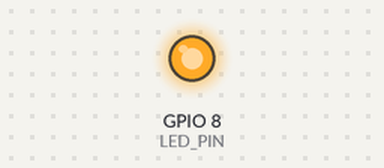
Bench run of a sketch on a simulated ESP32-C3. Parts: output pins drawn as LEDs (lit = HIGH). Dashed ring = blinking.

Above: at 0.5 s.
At 2.2 s:
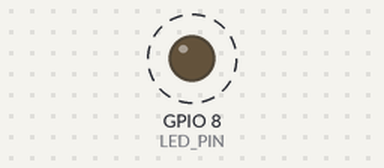
Timing chart, 0 to 3.0 s (numbered marks = the images above):
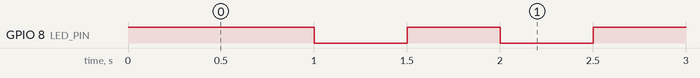

Measured:
- by itself, GPIO 8 (LED_PIN): alternates HIGH for 0.50 s and LOW for 0.50 s

The sketch:

sketch_feb14aesp32.ino
```cpp
/*******************************************************************
 * ESP32-C3 Super Mini: "Team Sync" PID Tuner & UART Bridge
 * UPGRADED: Echo-cancellation and bundled packet limits for 0 lag.
 *******************************************************************/

#include <WiFi.h>
#include <WebServer.h>
#include <WebSocketsServer.h>

const char* ssid     = "QTR_Live_C3";
const char* password = "12345678";
const int LED_PIN    = 8;
bool ledActiveLow    = true;

#define RX_PIN 20
#define TX_PIN 21

WebServer server(80);
WebSocketsServer webSocket(81);

const int NUM_SENSORS = 15;
unsigned long previousMillis = 0;
const long interval = 500;
int ledState = LOW;

const int MAX_RX_LEN = 256;
char rxBuffer[MAX_RX_LEN];
int rxIndex = 0;

const char htmlPage[] = R"rawliteral(
<!DOCTYPE html>
<html>
<head>
  <meta name="viewport" content="width=device-width, initial-scale=1, maximum-scale=1, user-scalable=no"/>
  <title>QTR + PID Sync</title>
  <style>
    body { font-family: -apple-system, BlinkMacSystemFont, "Segoe UI", Roboto, Helvetica, Arial, sans-serif;
           background: #f0f2f5; color: #333; margin: 0; padding: 10px; }
    h2 { margin-top: 20px; font-size: 1.2rem; color: #444; border-bottom: 2px solid #ddd; padding-bottom: 5px; }
    #bars { display: flex; justify-content: center; gap: 2px; margin-bottom: 20px; overflow-x: auto; }
    .sensor-box { min-width: 20px; height: 80px; flex-grow: 1; border: 1px solid #999;
                  text-align: center; line-height: 80px; font-size: 10px; background: #fff; color: #000; }
    .slider-card { background: white; padding: 15px; margin-bottom: 10px; border-radius: 8px; box-shadow: 0 1px 3px rgba(0,0,0,0.1); }
    .slider-header { font-weight: bold; margin-bottom: 10px; font-size: 1rem; display: flex; justify-content: space-between; }
    .val-display { color: #007bff; font-family: monospace; font-size: 1.1rem; }
    .slider-row { display: flex; align-items: center; gap: 10px; }
    .btn-adj { width: 44px; height: 44px; font-size: 24px; border: none; border-radius: 8px;
               background: #e4e6eb; color: #000; cursor: pointer; display: flex; align-items: center; justify-content: center; }
    .btn-adj:active { background: #d8dadf; transform: scale(0.95); }
    input[type=range] { -webkit-appearance: none; width: 100%; background: transparent; flex-grow: 1; height: 30px; }
    input[type=range]::-webkit-slider-thumb { -webkit-appearance: none; height: 28px; width: 28px; border-radius: 50%;
                                              background: #007bff; margin-top: -12px; box-shadow: 0 1px 3px rgba(0,0,0,0.3); }
    input[type=range]::-webkit-slider-runnable-track { width: 100%; height: 4px; background: #ddd; border-radius: 2px; }
    pre { background: #333; color: #0f0; padding: 15px; border-radius: 8px; overflow-x: auto; font-size: 14px; line-height: 1.5; }
    #pids { background: #fff; color: #333; border: 1px solid #ccc; font-weight: bold; }
    .highlight-box { background: #000; color: #0f0; border: 2px solid #007bff; }
  </style>
</head>
<body>

  <h2>QTR Sensor Live</h2>
  <div id="bars"></div>

  <h2>Controls</h2>
  <div id="sliders"></div>

  <h2>Current Settings</h2>
  <pre id="pids">Waiting for update...</pre>

  <h2>System State (Live)</h2>
  <pre id="sysState" class="highlight-box">Waiting for Teensy data...</pre>

  <h2>Motor Telemetry</h2>
  <pre id="telemetry">M1: ...
M2: ...</pre>

<script>
  const N = 15;
  let ws;
  let ignoreUpdate = false;
  let lastSendTime = 0;
  let sendTimer = null;

  function updatePidBox() {
    let bs  = parseInt(document.getElementById('bs_val').value);
    let kpc = parseFloat(document.getElementById('kp_c').value);
    let kpf = parseFloat(document.getElementById('kp_f').value);
    let kic = parseFloat(document.getElementById('ki_c').value);
    let kif = parseFloat(document.getElementById('ki_f').value);
    let kdc = parseFloat(document.getElementById('kd_c').value);
    let kdf = parseFloat(document.getElementById('kd_f').value);
    let kec = parseFloat(document.getElementById('ke_c').value);
    let kef = parseFloat(document.getElementById('ke_f').value);

    let s = `Speed: ${bs}\n`;
    s += `Kp: ${(kpc + kpf).toFixed(2)}\n`;
    s += `Ki: ${(kic + kif).toFixed(2)}\n`;
    s += `Kd: ${(kdc + kdf).toFixed(2)}\n`;
    s += `Ke: ${(kec + kef).toFixed(2)}`;
    document.getElementById('pids').innerText = s;
  }

  function makeSlider(id, min, max, step, init, name) {
    let card = document.createElement('div'); card.className = 'slider-card';
    let header = document.createElement('div'); header.className = 'slider-header';
    let label = document.createElement('span'); label.innerText = name;
    let valDisplay = document.createElement('span'); valDisplay.className = 'val-display'; valDisplay.innerText = init;
    header.appendChild(label); header.appendChild(valDisplay);

    let row = document.createElement('div'); row.className = 'slider-row';
    let sld = document.createElement('input');
    sld.type='range'; sld.id=id; sld.min=min; sld.max=max; sld.step=step; sld.value=init;

    sld.updateLabel = function() {
        let decimals = (step.includes('.')) ? step.split('.')[1].length : 0;
        valDisplay.innerText = parseFloat(sld.value).toFixed(decimals);
    };

    let btnMinus = document.createElement('button'); btnMinus.className = 'btn-adj'; btnMinus.innerText = '-';
    btnMinus.onclick = () => { sld.stepDown(); sld.updateLabel(); sendPID(); updatePidBox(); };

    let btnPlus = document.createElement('button'); btnPlus.className = 'btn-adj'; btnPlus.innerText = '+';
    btnPlus.onclick = () => { sld.stepUp(); sld.updateLabel(); sendPID(); updatePidBox(); };

    sld.oninput = () => { sld.updateLabel(); sendPID(); updatePidBox(); };

    row.appendChild(btnMinus); row.appendChild(sld); row.appendChild(btnPlus);
    card.appendChild(header); card.appendChild(row);
    return card;
  }

  function sendPID() {
    if (ignoreUpdate) return;
    const now = Date.now();

    // Throttle bumped to 100ms so you don't overwhelm the buffer while dragging
    if (now - lastSendTime > 100) {
      performSend();
      lastSendTime = now;
    } else {
      clearTimeout(sendTimer);
      sendTimer = setTimeout(() => {
        performSend();
        lastSendTime = Date.now();
      }, 100);
    }
  }

  function performSend() {
    // Collect all the values
    let bs = document.getElementById('bs_val').value;
    let kp = (parseFloat(document.getElementById('kp_c').value) + parseFloat(document.getElementById('kp_f').value)).toFixed(2);
    let ki = (parseFloat(document.getElementById('ki_c').value) + parseFloat(document.getElementById('ki_f').value)).toFixed(2);
    let kd = (parseFloat(document.getElementById('kd_c').value) + parseFloat(document.getElementById('kd_f').value)).toFixed(2);
    let ke = (parseFloat(document.getElementById('ke_c').value) + parseFloat(document.getElementById('ke_f').value)).toFixed(2);

    if (ws && ws.readyState === WebSocket.OPEN) {
        // Send a SINGLE string containing everything to reduce Wi-Fi traffic
        ws.send(`ALL:${bs}|${kp}|${ki}|${kd}|${ke}`);
    }
  }

  function syncSlider(id, value) {
    let sld = document.getElementById(id);
    if(sld) {
        sld.value = value;
        if(sld.updateLabel) sld.updateLabel();
    }
  }

  window.onload = () => {
    let barContainer = document.getElementById('bars');
    for(let i=0; i<N; i++){
      let d=document.createElement('div'); d.id='box'+i; d.className='sensor-box'; d.textContent='0';
      barContainer.appendChild(d);
    }

    let sv=document.getElementById('sliders');
    sv.appendChild(makeSlider('bs_val','0','255','1','90','Base Speed'));
    sv.appendChild(makeSlider('kp_c','0','100','1','0','Kp (Coarse)'));
    sv.appendChild(makeSlider('kp_f','0','0.99','0.01','0.02','Kp (Fine)'));
    sv.appendChild(makeSlider('ki_c','0','100','1','0','Ki (Coarse)'));
    sv.appendChild(makeSlider('ki_f','0','0.99','0.01','0','Ki (Fine)'));
    sv.appendChild(makeSlider('kd_c','0','100','1','1','Kd (Coarse)'));
    sv.appendChild(makeSlider('kd_f','0','0.99','0.01','0','Kd (Fine)'));
    sv.appendChild(makeSlider('ke_c','0','20','1','2','Enc Kp (Coarse)'));
    sv.appendChild(makeSlider('ke_f','0','0.99','0.01','0','Enc Kp (Fine)'));

    updatePidBox();

    ws = new WebSocket(`ws://${location.hostname}:81/`);

    ws.onmessage = e => {
      let msg = e.data.trim();

      if(msg.indexOf('\t') !== -1) {
          let parts = msg.split('\t');
          if(parts.length >= N){
            parts.forEach((v,i)=>{
              if(i < N) {
                  let val = parseInt(v)||0;
                  let colorVal = 255 - Math.min(Math.max(val, 0), 1000) * 0.255;
                  let b = document.getElementById('box'+i);
                  b.style.backgroundColor = `rgb(${colorVal},${colorVal},${colorVal})`;
                  b.style.color = (colorVal < 128) ? 'white' : 'black';
                  b.textContent = val;
              }
            });
          }
      }
      else if(msg.startsWith("SYS:")){
        document.getElementById('sysState').innerText = msg.substring(4).trim();
      }
      else if(msg.startsWith("M1:") || msg.startsWith("M2:")){
        let t = document.getElementById('telemetry');
        let lines = t.innerText.split('\n');
        if(msg.startsWith('M1:')) lines[0] = msg;
        else if(msg.startsWith('M2:')) lines[1] = msg;
        t.innerText = lines.join('\n');
      }
    };
  };
</script>
</body>
</html>
)rawliteral";

void handleRoot(){ server.send(200, "text/html", htmlPage); }

void webSocketEvent(uint8_t num, WStype_t type, uint8_t* payload, size_t length){
  if(type == WStype_TEXT){
    size_t len = length < 64 ? length : 63;
    char buf[64];
    memcpy(buf, payload, len);
    buf[len] = '\0';
    Serial1.println(buf);

    // REMOVED THE BROADCAST ECHO HERE TO PREVENT SLIDER RUBBER-BANDING
  }
}

void setup(){
  Serial1.begin(460800, SERIAL_8N1, RX_PIN, TX_PIN);
  pinMode(LED_PIN, OUTPUT);
  digitalWrite(LED_PIN, ledActiveLow ? HIGH : LOW);

  WiFi.softAP(ssid, password);
  server.on("/", handleRoot);
  server.begin();
  webSocket.begin();
  webSocket.onEvent(webSocketEvent);
}

void loop(){
  server.handleClient();
  webSocket.loop();

  int stations = WiFi.softAPgetStationNum();
  if (stations > 0) {
    digitalWrite(LED_PIN, ledActiveLow ? LOW : HIGH);
  } else {
    unsigned long currentMillis = millis();
    if (currentMillis - previousMillis >= interval) {
      previousMillis = currentMillis;
      ledState = (ledState == LOW) ? HIGH : LOW;
      digitalWrite(LED_PIN, ledState);
    }
  }

  while(Serial1.available() > 0){
    char c = Serial1.read();
    if(c == '\n') {
      rxBuffer[rxIndex] = '\0';
      if(rxIndex > 0) {
        webSocket.broadcastTXT(rxBuffer);
      }
      rxIndex = 0;
    } else if(c != '\r' && rxIndex < MAX_RX_LEN - 1) {
      rxBuffer[rxIndex++] = c;
    }
  }
}
```
